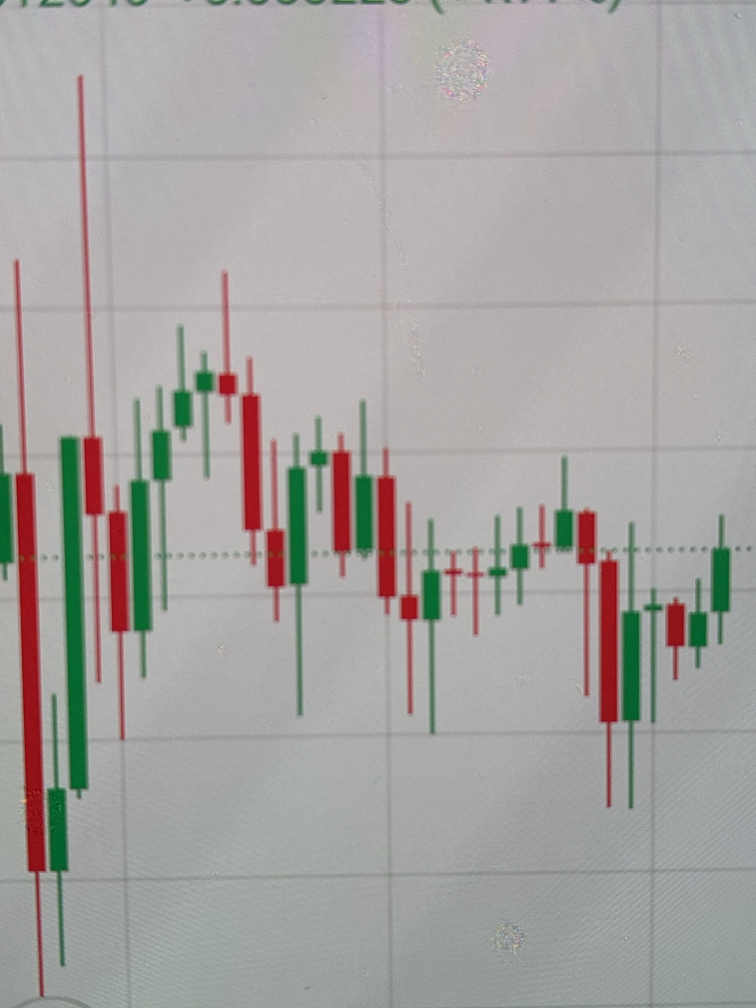
#> input picture formasyonlar/test/BINANCE_TEST_foto.jpg, 1512 x 2016 px (shown at 1/2 size)
$ python -i formasyon_betik.py   (imports and definitions only)
#> lines starting #> are read from the running program, lines starting #| are printed output that depends on the picture; after the words box and inside, x2 and y2 are one past the last pixel; in counts of white or black regions, pixels touching at a corner belong together
#!/usr/bin/env python3
"""
Formasyon Okuyucu AI - formasyon görseli standartlaştırma betiği

Ne yapar (mumların yeri, boyu, sırası DEĞİŞMEZ, boyut aynı kalır):
  1. Başlık bandı, dış çerçeve ve arka plan süslerini (ızgara, order block alanı) beyaza çevirir.
  2. Siyah fitilleri ve siyah mum kenarlarını mumun kendi rengine (kırmızı/yeşil) boyar.
  3. Doji gibi soluk renkli mumları en yakın renge (kırmızı/yeşil) çevirir.
  4. Mumları soldan sağa numaralar, kontrol raporu ve numaralı önizleme üretir.
  5. İstenirse sağdan N mumu beyaza çevirir (--cut N).

Kullanım:
  python3 formasyon_betik.py girdi.png cikti_klasoru [--cut N]
"""
import sys, json, argparse, os, colorsys
import numpy as np
from PIL import Image, ImageDraw, ImageFont
from scipy import ndimage

RED = (224, 43, 59)
GREEN = (8, 156, 88)


def hsv_arrays(a):
    f = a.astype(float) / 255.0
    r, g, b = f[..., 0], f[..., 1], f[..., 2]
    mx = f.max(2)
    mn = f.min(2)
    d = mx - mn
    with np.errstate(all="ignore"):
        hr = 60 * (((g - b) / d) % 6)
        hg = 60 * (((b - r) / d) + 2)
        hb = 60 * (((r - g) / d) + 4)
    h = np.where(mx == r, hr, np.where(mx == g, hg, hb))
    h = np.where(d != 0, h, 0)
    h = np.where(h < 0, h + 360, h)
    s = np.where(mx == 0, 0, d / np.maximum(mx, 1e-9))
    return h, s, mx


def header_bottom(a):
    """Başlık bandının bittiği satırı bulur (pastel yeşil bant)."""
    h, w = a.shape[:2]
    xs = [w // 4, w // 2, 3 * w // 4]
    last = 0
    for y in range(0, 70):
        ok = 0
        for x in xs:
            r, g, b = a[y, x]
            if g > r + 12 and g > b + 8 and r > 150:  # pastel yeşil
                ok += 1
        if ok >= 2:
            last = y
    return last + 2


def normalize(path, cut=0):
#> called with cut = 0
    img = Image.open(path).convert("RGB")
#> img is the input picture: PIL image 1512x2016 RGB; mean R, G, B 165.7, 162.9, 160.7
    a = np.array(img).astype(int)
    H, W = a.shape[:2]
#> H = 2016; W = 1512
    hb = header_bottom(a)
#> hb = 2
    hue, sat, val = hsv_arrays(a)
#> in hsv_arrays, `hb = 60 * (((r - g) / d) + 4)`:
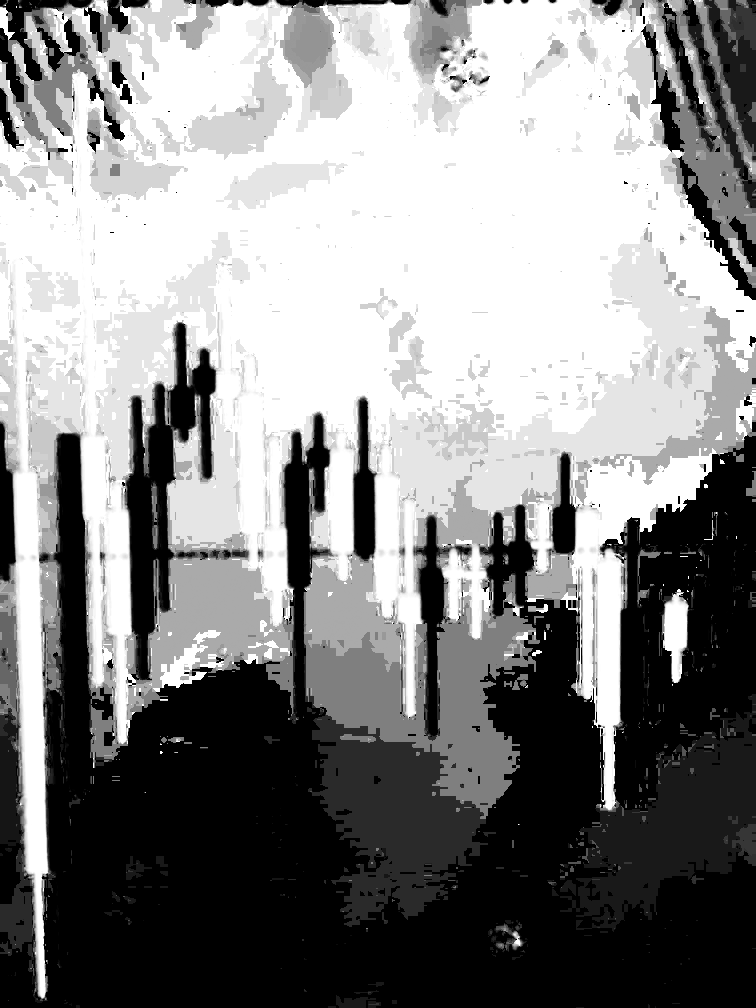
#> hb: shape (2016, 1512) float64 (shown at 1/2 size); 6.24% of the values are NaN or infinite; the others: min 180, max 300, mean 248.9; drawn with min black, max white, NaN and infinite black
#> in hsv_arrays, `h = np.where(mx == r, hr, np.where(mx == g, hg, hb))`:
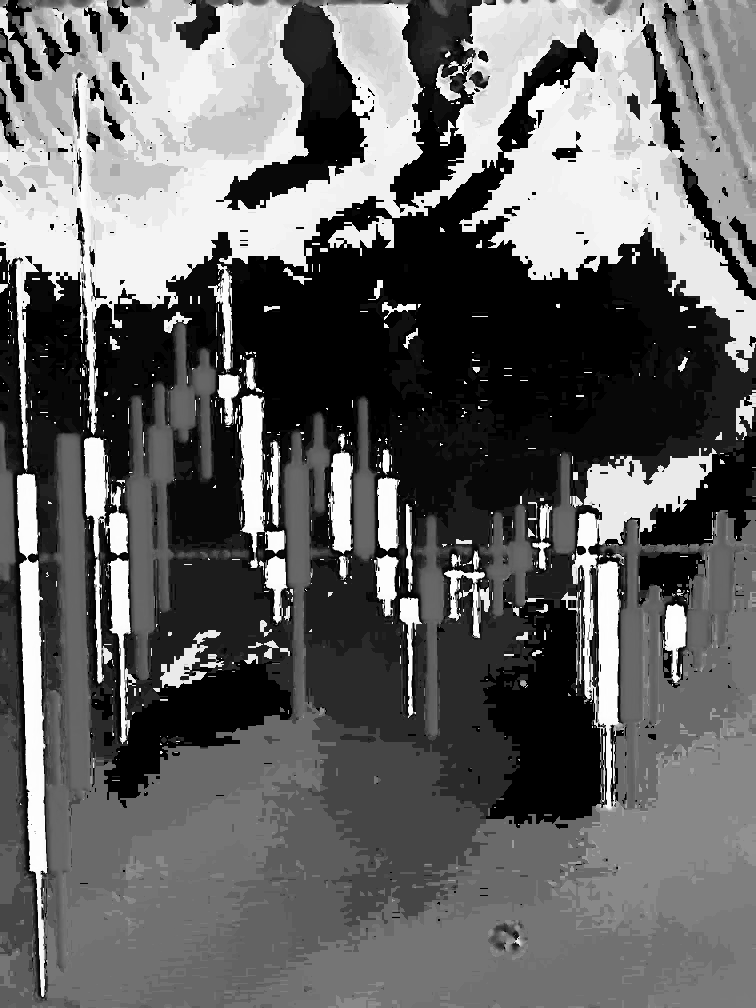
#> h: shape (2016, 1512) float64 (shown at 1/2 size); 6.24% of the values are NaN or infinite; the others: min 0, max 359.5, mean 151.3; drawn with min black, max white, NaN and infinite black

    # 1) gövde pikselleri: yeterince doygun ve koyu/orta tonlu (pastel zeminleri dışlar)
    body = (sat > 0.35) & (val > 0.25)
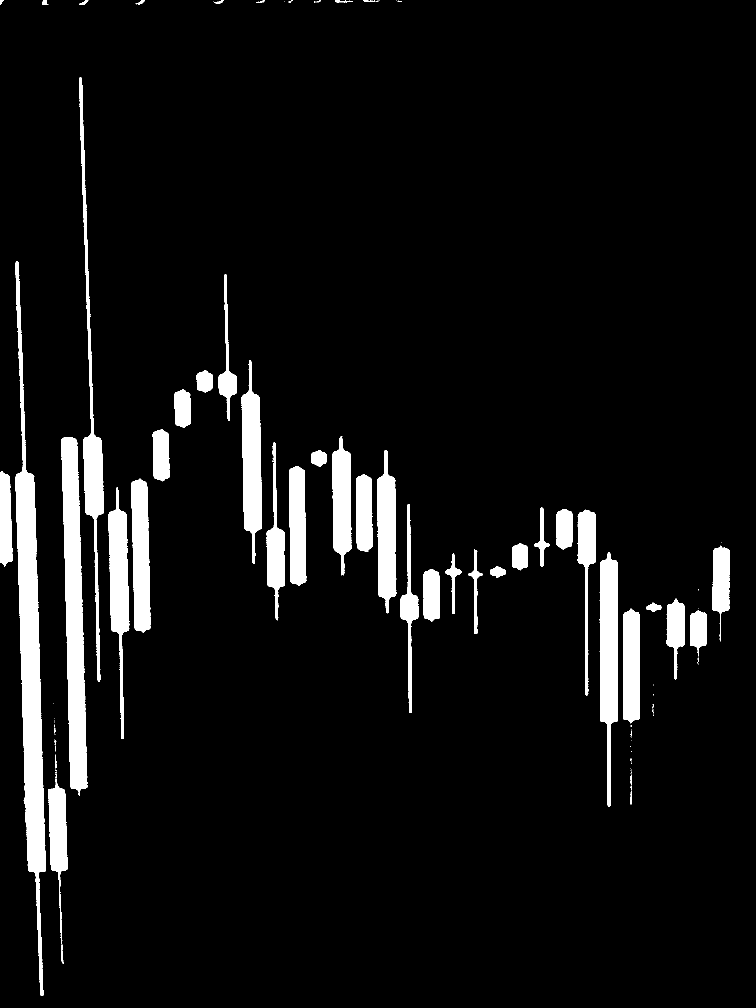
#> body: shape (2016, 1512) bool (shown at 1/2 size); 6.7% white; 104 white regions (55 under 20 px), largest, box (x1, y1, x2, y2) and area: (30, 522, 92, 1992) 34088, (123, 875, 175, 1592) 23117, (1199, 1104, 1236, 1613) 12749
    body[:hb] = False
    border = 6
    body[:border] = False
    body[-border:] = False
    body[:, :border] = False
    body[:, -border:] = False

    # renk sınıfı: yeşil (90-180) / kırmızı-turuncu-zeytin (diğer)
    is_green = (hue >= 55) & (hue <= 180)  # zeytin (60-90) yeşile gider
#> is_green: shape (2016, 1512) bool; 34.5% white; 429 white regions (247 under 20 px), largest, box (x1, y1, x2, y2) and area: (0, 826, 1512, 2016) 835171, (1200, 1020, 1512, 1622) 99430, (249, 644, 498, 1368) 56028
    green_mask = body & is_green
#> green_mask: shape (2016, 1512) bool; 2.7% white; 74 white regions (47 under 20 px), largest, box (x1, y1, x2, y2) and area: (123, 875, 175, 1592) 23117, (263, 957, 302, 1265) 9600, (578, 932, 613, 1172) 7277
    red_mask = body & ~is_green
#> red_mask: shape (2016, 1512) bool; 4% white; 15 white regions, largest, box (x1, y1, x2, y2) and area: (30, 522, 92, 1992) 34088, (1199, 1104, 1236, 1613) 12749, (158, 154, 208, 1363) 11885

    # gövde bileşenleri (tür ayırmadan: soluk dojiler renk karışımı olabilir)
    allmask = green_mask | red_mask
    allmask = ndimage.binary_closing(allmask, structure=np.ones((3, 3)))
#> allmask: shape (2016, 1512) bool; 6.7% white; 60 white regions (19 under 20 px), largest, box (x1, y1, x2, y2) and area: (30, 522, 92, 1992) 34227, (123, 875, 175, 1592) 23176, (1199, 1104, 1236, 1613) 12771
    lab, n = ndimage.label(allmask, structure=np.ones((3, 3)))
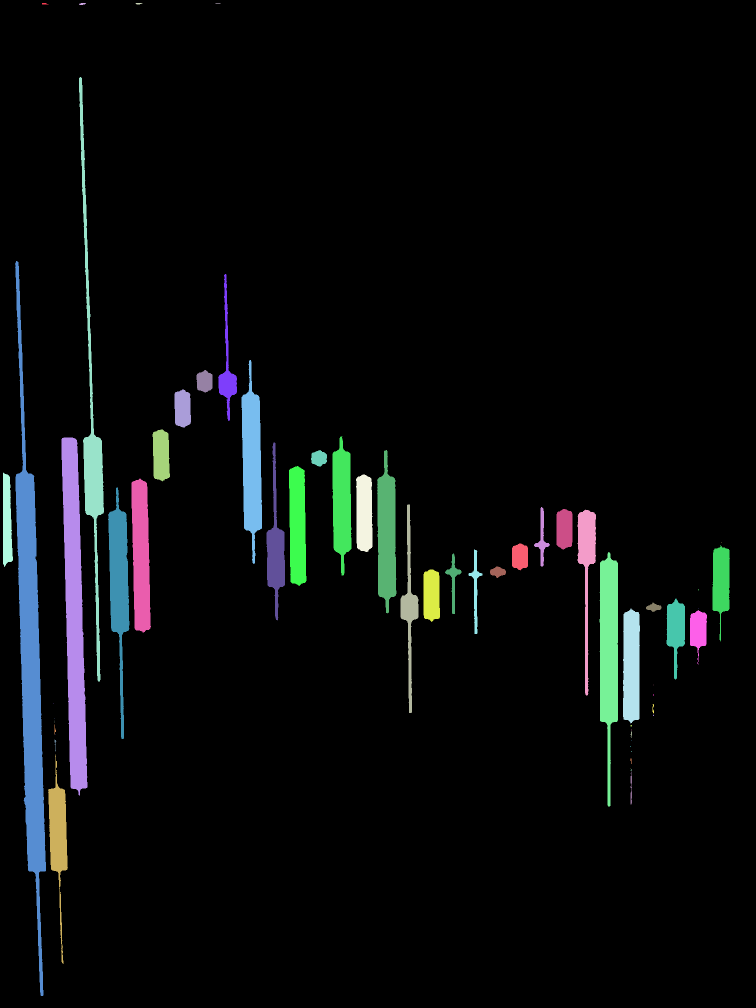
#> lab: shape (2016, 1512) int32 (shown at 1/2 size); 61 distinct labels, from 0 to 60; one colour per label, 0 black
#> n = 60
    comps = []
    for i, sl in enumerate(ndimage.find_objects(lab), 1):
        comp = (lab == i)
        area = int(comp.sum())
        w = sl[1].stop - sl[1].start
        if area < 10 or w < 3:
            continue
        comps.append({"i": i, "sl": sl, "comp": comp, "w": w})
#> this loop made 60 passes
#> (area, w) on passes 1, 2, 3, 5, 6, 7, 8, 9, 10, 11, 12, 13: (31, 13), (41, 14), (32, 14), (12004, 50), (34227, 62), (2861, 38), (10649, 41), (1163, 32), (2184, 33), (3074, 35), (7737, 38), (23176, 52)
#> after the loop, comps = 43 items

    # tipik gövde genişliği
    ws = [c["w"] for c in comps if c["w"] >= 8]
#> ws = 37 values, max 62 at index 5, min 10 at index 3, mean 33.86
    medw = float(np.median(ws)) if ws else 10.0
#> medw = 34

    pieces = []
    for c in comps:
        sl, comp, w = c["sl"], c["comp"], c["w"]
        x0, x1 = sl[1].start, sl[1].stop - 1
        n_parts = max(1, int(round(w / medw))) if w > 1.5 * medw else 1
        cuts = [x0]
        colcount = comp[:, x0:x1 + 1].sum(axis=0)
        for k in range(1, n_parts):
            target = x0 + k * w / n_parts
            lo = int(max(x0 + 1, target - 2)); hi = int(min(x1 - 1, target + 2))
            best = min(range(lo, hi + 1), key=lambda cx: colcount[cx - x0]) if hi >= lo else int(target)
            cuts.append(best)
        cuts.append(x1 + 1)
        for a0, a1 in zip(cuts[:-1], cuts[1:]):
            sub = comp[:, a0:a1]
            ys, xs = np.where(sub)
            if len(ys) < 10:
                continue
            gcount = int((green_mask[:, a0:a1] & sub).sum())
            rcount = int((red_mask[:, a0:a1] & sub).sum())
            pieces.append({
                "type": 2 if gcount > rcount else 1,
                "x0": a0 + int(xs.min()), "x1": a0 + int(xs.max()),
                "y0": int(ys.min()), "y1": int(ys.max()),
                "area": len(ys),
                "belirsiz": bool((((hue[:, a0:a1][sub] >= 12) & (hue[:, a0:a1][sub] <= 80)).mean()) > 0.3),
            })
#> this loop made 43 passes
#> (w, x0, x1, n_parts) on passes 5 to 16: (50, 158, 207, 1), (62, 30, 91, 2), (38, 436, 473, 1), (41, 483, 523, 1), (32, 393, 424, 1), (33, 349, 381, 1), (35, 305, 339, 1), (38, 665, 702, 1), (52, 123, 174, 2), (37, 533, 569, 1), (32, 622, 653, 1), (39, 754, 792, 1)
#> (w, x0, x1, n_parts, colcount) on passes 1, 2, 3, 4, 37, 38: (13, 84, 96, 1, [3, 3, 3, 3, 3, 3, 3, 3, 3, 1, 1, 1, 1]), (14, 158, 171, 1, [1, 3, 3, 3, 4, 4, 4, 4, 3, 3, 3, 3, 2, 1]), (14, 271, 284, 1, [1, 2, 3, 3, 3, 3, 3, 3, 3, 2, 2, 2, 1, 1]), (10, 431, 440, 1, [1, 1, 1, 1, 1, 1, 1, 1, 1, 1]), (3, 1305, 1307, 1, [12, 14, 10]), (3, 109, 111, 1, [20, 7, 4])
#> after the loop, pieces = 45 items
    pieces.sort(key=lambda b: (b["x0"] + b["x1"]) / 2)
    candles = pieces
#> candles = 45 items
    for c in candles:
        c["cx"] = (c["x0"] + c["x1"]) / 2
#> this loop made 45 passes

    # yan yana değen gövdeler arasına en az 2 piksel boşluk bırak (algılama mumları ayırabilsin)
    MIN_GAP = 2
    for i in range(len(candles) - 1):
        l, r = candles[i], candles[i + 1]
        gap = r["x0"] - l["x1"] - 1
        if gap < MIN_GAP:
            need = MIN_GAP - gap
            take_l = (need + 1) // 2
            take_r = need - take_l
            if l["x1"] - take_l - l["x0"] >= 2:
                l["x1"] -= take_l
            if r["x1"] - (r["x0"] + take_r) >= 2:
                r["x0"] += take_r
#> this loop made 44 passes
#> (gap, need, take_l, take_r) on passes 2, 3, 5, 6, 7, 8, 9, 10, 13, 18, 37, 38: (0, 2, 1, 1), (-8, 10, 5, 5), (-3, 5, 3, 2), (-17, 19, 10, 9), (-13, 15, 8, 7), (0, 2, 1, 1), (-17, 19, 10, 9), (-14, 16, 8, 8), (-22, 24, 12, 12), (-5, 7, 4, 3), (-3, 5, 3, 2), (-3, 5, 3, 2)
#> gap on passes 1, 4, 11, 12, 14, 15: 4, 12, 8, 12, 3, 9

    # 2) koyu pikseller (fitil + kenar): en yakın mumun rengine boyanır
    dark = (val < 0.55) & (sat < 0.6)
#> dark: shape (2016, 1512) bool; 2.5% white; 1282 white regions (1157 under 20 px), largest, box (x1, y1, x2, y2) and area: (118, 873, 178, 1600) 7440, (1241, 1045, 1284, 1620) 6134, (92, 1387, 139, 1935) 5429
    dark[:hb] = False
    dark[:border] = False
    dark[-border:] = False
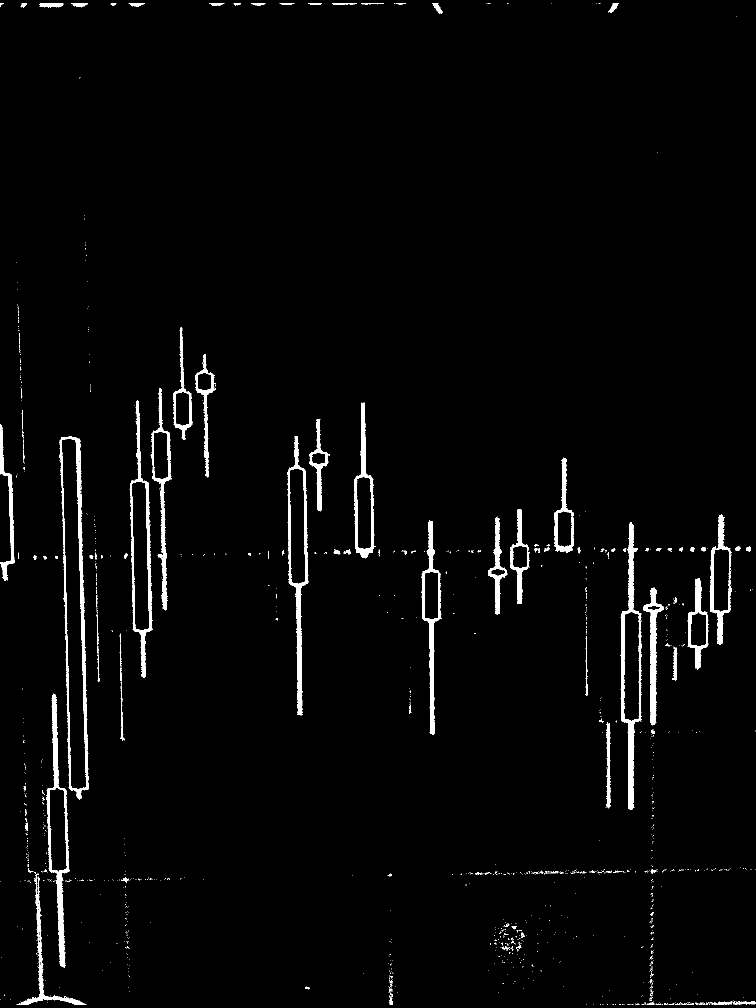
#> dark: shape (2016, 1512) bool (shown at 1/2 size); 2.4% white; 1207 white regions (1100 under 20 px), largest, box (x1, y1, x2, y2) and area: (118, 873, 178, 1600) 7440, (1241, 1045, 1284, 1620) 6134, (92, 1387, 139, 1935) 5429
    dark[:, :border] = False
    dark[:, -border:] = False

    out = np.full(a.shape, 255, np.uint8)
    cxs = np.array([c["cx"] for c in candles])
#> cxs = 45 values from 15.5 to 1442
    colors = {1: RED, 2: GREEN}

    ys, xs = np.where(dark)
    for y, x in zip(ys, xs):
        k = int(np.argmin(np.abs(cxs - x)))
        c = candles[k]
        half = (c["x1"] - c["x0"]) / 2
        if abs(x - c["cx"]) <= half + 1.5:
            c["wick_y0"] = min(c.get("wick_y0", y), y)
            c["wick_y1"] = max(c.get("wick_y1", y), y)
#> this loop made 72478 passes
#> (x, k, half) on passes 1 to 3: (7, 0, 9.5), (43, 1, 15.5), (44, 1, 15.5)

    for c in candles:
        c.setdefault("wick_y0", c["y0"])
        c.setdefault("wick_y1", c["y1"])
        c["top"] = min(c["y0"], c["wick_y0"])
        c["bottom"] = max(c["y1"], c["wick_y1"])
        col = colors[c["type"]]
        # kesintisiz fitil (2 piksel genişlik, mumun ortasında)
        wx = int(round(c["cx"]))
        out[c["top"]: c["bottom"] + 1, wx: wx + 2] = col
        # dolu gövde
        out[c["y0"]: c["y1"] + 1, c["x0"]: c["x1"] + 1] = col
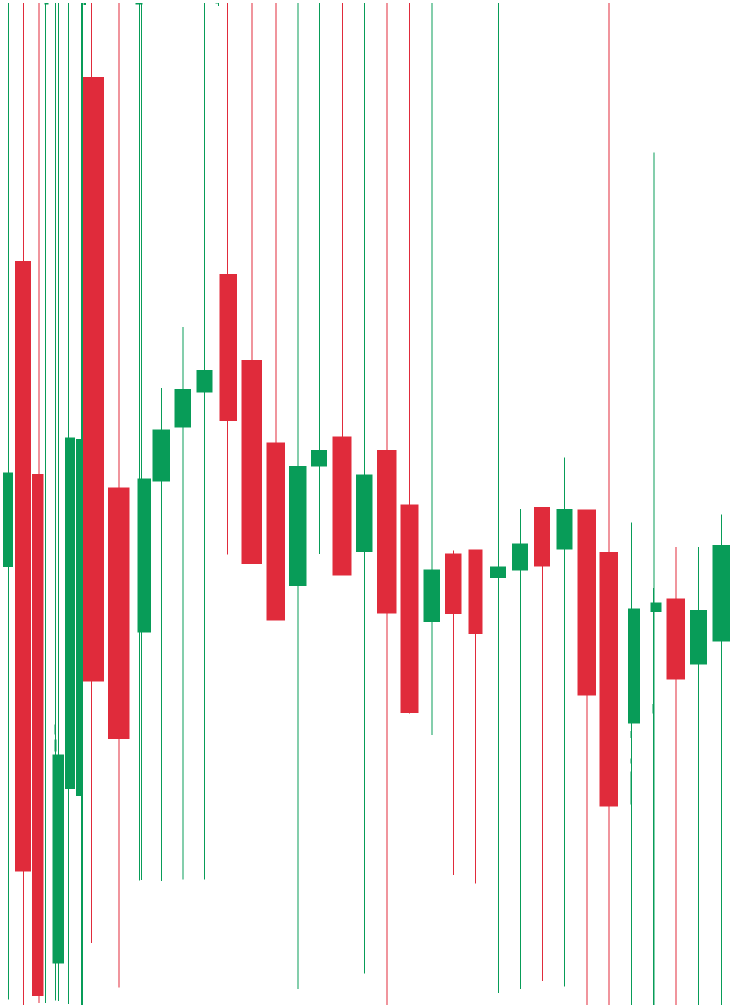
#> out: shape (2016, 1512, 3) (shown at 1/2 size); mean of channels 0, 1, 2 239.3, 229.5, 227.5; drawn as R, G, B

    # 3) sağdan kesme
    cut_info = []
    if cut > 0:
        for c in candles[-cut:]:
            pad = 3
            out[max(0, c["top"] - pad): c["bottom"] + pad + 1,
                max(0, c["x0"] - pad): c["x1"] + pad + 1] = 255
            cut_info.append(candles.index(c) + 1)

    return Image.fromarray(out), candles, hb, cut_info


# [54 lines left out: functions numbered_preview, report, main, not called in this run]


# [2 lines not run here, left out]

>>> result = normalize('../formasyonlar/test/BINANCE_TEST_foto.jpg')
